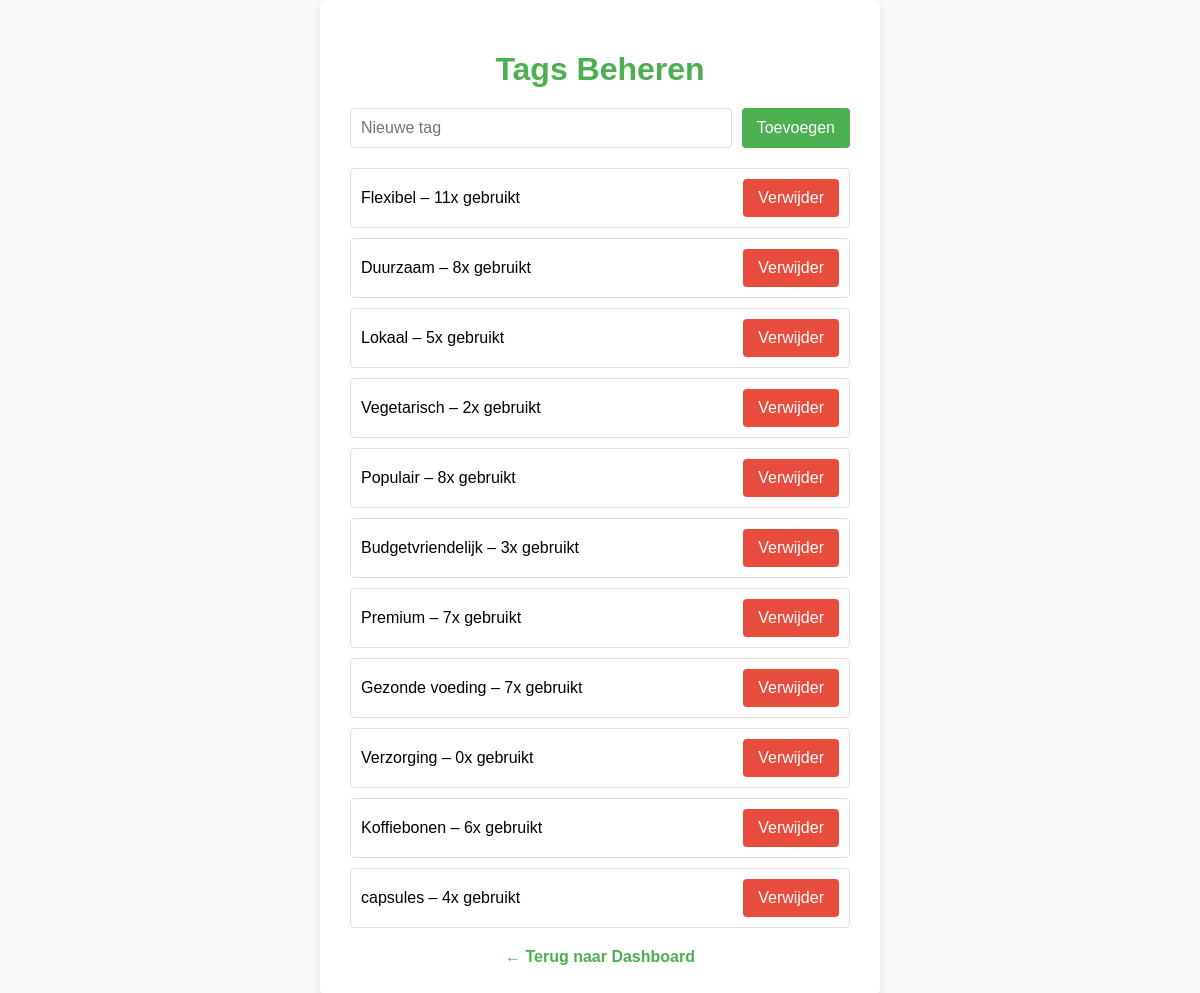
Screenshot of /tags (signed in) with the database file from the repository.
### app.py (models this page shows)
class Tag(db.Model):
    id = db.Column(db.Integer, primary_key=True)
    naam = db.Column(db.String(100), nullable=False, unique=True)
    abonnementen = db.relationship('Abonnement', secondary='abonnement_tag', back_populates='tags')

### app.py (the view, shortened to what this page needs)
@app.route('/tags', methods=['GET', 'POST'])
@login_required
def manage_tags():
    if not current_user.is_admin:
        return redirect(url_for('index'))
    tags = Tag.query.all()
    tag_usage = {tag.id: len(tag.abonnementen) for tag in tags}  # telt hoe vaak elke tag wordt gebruikt
    return render_template('manage_tags.html', tags=tags, tag_usage=tag_usage)

### app.py (called while the page is built)
@login_manager.user_loader
def load_user(user_id):
    return User.query.get(int(user_id))

@app.before_request
def enforce_trailing_slash():
    if request.path.startswith("/blog") and not request.path.endswith("/"):
        return redirect(request.path + "/", code=301)

### templates/manage_tags.html (shortened to what this page needs)
<!DOCTYPE html>
<html lang="en">
<head>
    <link rel="stylesheet" href="{{ url_for('static', filename='css/main.css') }}">
</head>
<body>
    <div class="container">
        <h1>Tags Beheren</h1>
        <form method="POST">
            <input type="text" name="naam" placeholder="Nieuwe tag" required>
            <button type="submit">Toevoegen</button>
        </form>
        <ul>
            {% for tag in tags %}
            <li>
                {{ tag.naam }} – {{ tag_usage[tag.id] }}x gebruikt
                <form method="POST" action="{{ url_for('delete_tag', id=tag.id) }}" style="display:inline;">
                    <button type="submit">Verwijder</button>
                </form>
            </li>
            {% endfor %}
        </ul>
        <a href="{{ url_for('index') }}" class="back-link">&larr; Terug naar Dashboard</a>
    </div>
</body>
</html>

### static/css/base/typography.css (style rules this page uses)
body { font-family: 'Roboto', sans-serif; }

### static/css/layout/header.css (style rules this page uses)
.back-link { color:var(--primary);font-weight:bold;text-decoration:none }

### static/css/components/abonnement-card.css (style rules this page uses)
body { background: #f3e6cc; }

### templates/manage_tags.html (style rules this page uses)
body { font-family: Arial, sans-serif; background-color: #f9f9f9; margin: 0; padding: 0; display: flex; justify-content: center; align-items: center; min-height: 100vh; }
.container { background: #fff; border-radius: 8px; box-shadow: 0 4px 8px rgba(0, 0, 0, 0.1); padding: 30px; width: 100%; max-width: 500px; }
h1 { color: #4CAF50; margin-bottom: 20px; text-align: center; }
form { display: flex; justify-content: space-between; gap: 10px; margin-bottom: 20px; }
input[type="text"] { flex: 1; padding: 10px; border: 1px solid #ddd; border-radius: 4px; font-size: 1rem; }
button { background-color: #4CAF50; color: white; border: none; padding: 10px 15px; border-radius: 4px; font-size: 1rem; cursor: pointer; transition: background-color 0.3s ease; }
ul { list-style-type: none; padding: 0; margin: 0; }
li { display: flex; justify-content: space-between; align-items: center; padding: 10px; border: 1px solid #ddd; border-radius: 4px; margin-bottom: 10px; }
li form { margin: 0; }
li button { background-color: #e74c3c; }
.back-link { display: block; margin-top: 20px; text-align: center; color: #4CAF50; text-decoration: none; }

### rows the page displays
Tag: naam "Flexibel", tag_usage "11"
Tag: naam "Duurzaam", tag_usage "8"
Tag: naam "Lokaal", tag_usage "5"
Tag: naam "Vegetarisch", tag_usage "2"
Tag: naam "Populair", tag_usage "8"
Tag: naam "Budgetvriendelijk", tag_usage "3"
Tag: naam "Premium", tag_usage "7"
Tag: naam "Gezonde voeding", tag_usage "7"
Tag: naam "Verzorging", tag_usage "0"
Tag: naam "Koffiebonen", tag_usage "6"
Tag: naam "capsules", tag_usage "4"
